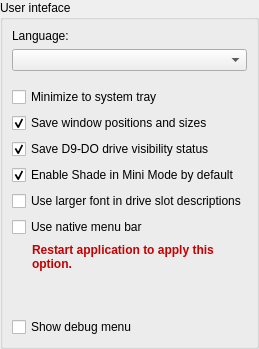
   <widget class="QWidget" name="page_ui">
    <layout class="QGridLayout" name="gridLayout">
     <property name="leftMargin">
      <number>0</number>
     </property>
     <property name="topMargin">
      <number>0</number>
     </property>
     <property name="rightMargin">
      <number>0</number>
     </property>
     <property name="bottomMargin">
      <number>0</number>
     </property>
     <property name="spacing">
      <number>0</number>
     </property>
     <item row="0" column="0">
      <widget class="QGroupBox" name="uiGroup">
       <property name="minimumSize">
        <size>
         <width>258</width>
         <height>208</height>
        </size>
       </property>
       <property name="title">
        <string>User inteface</string>
       </property>
       <layout class="QGridLayout" name="gridLayout_2">
        <item row="5" column="0">
         <widget class="QCheckBox" name="saveWinPosBox">
          <property name="text">
           <string>Save window positions and sizes</string>
          </property>
          <property name="checked">
           <bool>true</bool>
          </property>
         </widget>
        </item>
        <item row="13" column="0">
         <spacer name="i18nSpacer2">
          <property name="orientation">
           <enum>Qt::Vertical</enum>
          </property>
          <property name="sizeHint" stdset="0">
           <size>
            <width>20</width>
            <height>40</height>
           </size>
          </property>
         </spacer>
        </item>
        <item row="4" column="0">
         <widget class="QCheckBox" name="minimizeToTrayBox">
          <property name="text">
           <string>Minimize to system tray</string>
          </property>
         </widget>
        </item>
        <item row="10" column="0">
         <widget class="QCheckBox" name="useNativeMenu">
          <property name="enabled">
           <bool>true</bool>
          </property>
          <property name="text">
           <string>Use native menu bar</string>
          </property>
          <property name="checked">
           <bool>false</bool>
          </property>
         </widget>
        </item>
        <item row="11" column="0">
         <widget class="QLabel" name="warning_nativemenu">
          <property name="visible">
           <bool>false</bool>
          </property>
          <property name="text">
           <string>&lt;html&gt;&lt;head/&gt;&lt;body&gt;&lt;p&gt;&lt;span style=&quot; font-weight:600; color:#c50000;&quot;&gt;Restart application to apply this option.&lt;/span&gt;&lt;/p&gt;&lt;/body&gt;&lt;/html&gt;</string>
          </property>
          <property name="textFormat">
           <enum>Qt::RichText</enum>
          </property>
          <property name="wordWrap">
           <bool>true</bool>
          </property>
          <property name="indent">
           <number>20</number>
          </property>
         </widget>
        </item>
        <item row="1" column="0">
         <widget class="QComboBox" name="i18nLanguageCombo"/>
        </item>
        <item row="3" column="0">
         <spacer name="verticalSpacer">
          <property name="orientation">
           <enum>Qt::Vertical</enum>
          </property>
          <property name="sizeType">
           <enum>QSizePolicy::Fixed</enum>
          </property>
          <property name="sizeHint" stdset="0">
           <size>
            <width>20</width>
            <height>10</height>
           </size>
          </property>
         </spacer>
        </item>
        <item row="0" column="0">
         <widget class="QLabel" name="i18nLanguageLabel">
          <property name="text">
           <string>Language:</string>
          </property>
         </widget>
        </item>
        <item row="8" column="0">
         <widget class="QCheckBox" name="useLargerFont">
          <property name="enabled">
           <bool>true</bool>
          </property>
          <property name="text">
           <string>Use larger font in drive slot descriptions</string>
          </property>
          <property name="checked">
           <bool>false</bool>
          </property>
         </widget>
        </item>
        <item row="7" column="0">
         <widget class="QCheckBox" name="enableShade">
          <property name="text">
           <string>Enable Shade in Mini Mode by default</string>
          </property>
          <property name="checked">
           <bool>true</bool>
          </property>
         </widget>
        </item>
        <item row="6" column="0">
         <widget class="QCheckBox" name="saveDiskVisBox">
          <property name="text">
           <string>Save D9-DO drive visibility status</string>
          </property>
          <property name="checked">
           <bool>true</bool>
          </property>
         </widget>
        </item>
        <item row="14" column="0">
         <widget class="QCheckBox" name="showDebugMenu">
          <property name="text">
           <string>Show debug menu</string>
          </property>
         </widget>
        </item>
       </layout>
      </widget>
     </item>
    </layout>
   </widget>
